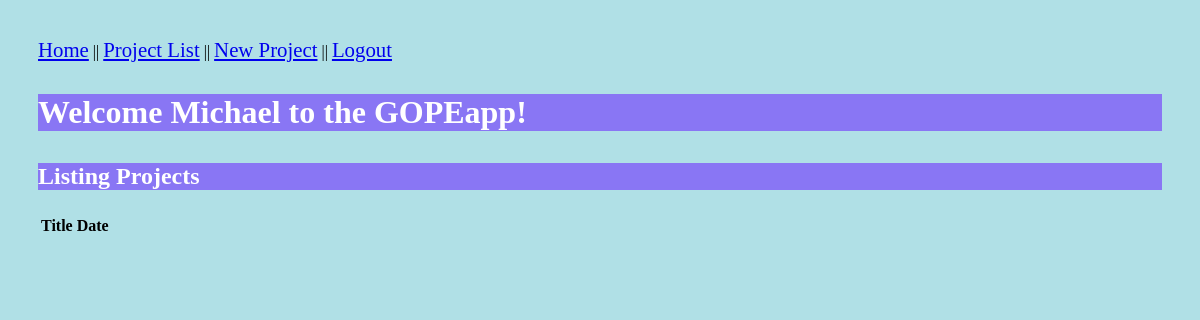
The page /notes (signed in) on the database as committed earlier.
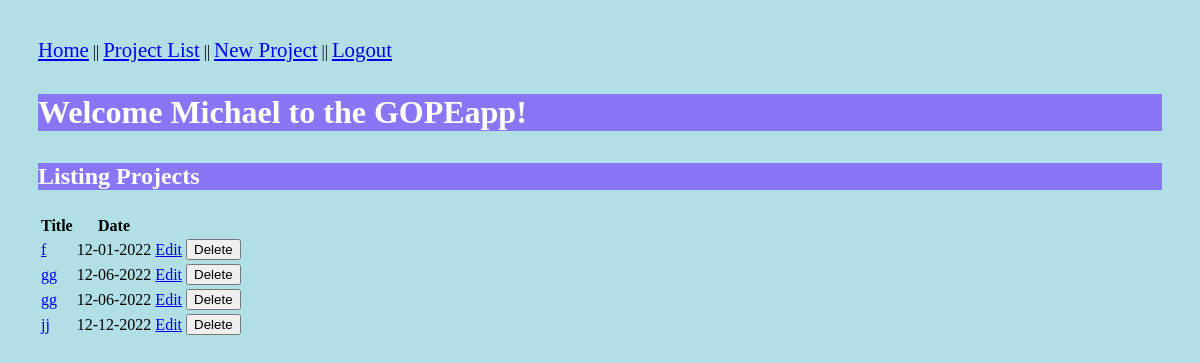
The same page on the database as committed later.
### models.py (models this page shows, shortened)
class Note(db.Model):
    id = db.Column("id", db.Integer, primary_key=True)
    title = db.Column("title", db.String(200))
    text = db.Column("text", db.String(100))
    date = db.Column("date", db.String(50))
    user_id = db.Column(db.Integer, db.ForeignKey("user.id"), nullable=False)
    comments = db.relationship("Comment", backref="note", cascade="all, delete-orphan", lazy=True)
    ratings = db.relationship("Rating", backref="note", cascade="all, delete-orphan", lazy=True)
    uploads = db.relationship("Upload", backref="note", cascade="all, delete-orphan", lazy=True)

### ITSC_3155_Group26_Project.py (the view)
@app.route('/notes')
def get_notes():
    if session.get('user'):
        my_notes = db.session.query(Note).filter_by(user_id=session['user_id']).all()
        return render_template('notes.html', notes=my_notes, user=session['user'])
    else:
        return redirect(url_for('login'))

### templates/notes.html (shortened to what this page needs)
<!DOCTYPE html>
<html lang="en">
    <head>
        <link rel="stylesheet" href="{{ url_for('static', filename='main.css') }}">
    </head>
    <body style="background-color:powderblue;">
	  <nav>
		<a style="font-size:130%;" style="background-color: #8976f4;" style="color:rgb(101, 101, 241);" href="{{ url_for('index') }}"> Home</a> ||
		<a style="font-size:130%;" style="background-color: #8976f4;" style="color:rgb(101, 101, 241);" href="{{ url_for('get_notes') }}"> Project List</a> ||
		<a style="font-size:130%;" style="background-color: #8976f4;" style="color:rgb(101, 101, 241);" href="{{ url_for('new_note') }}"> New Project</a> ||
		<a style="font-size:130%;" style="background-color: #8976f4;" style="color:rgb(101, 101, 241);" href="{{ url_for('logout') }}">Logout</a>
	  </nav>
	  <h1 style="color:rgb(255, 255, 255);"><p style="background-color: #8976f4">Welcome {{user}} to the GOPEapp!</h1>
        <h2 style="color:rgb(255, 255, 255);"><p style="background-color: #8976f4">Listing Projects</h2>
        <table>
		<tr>
			<th>Title</th>
			<th>Date</th>
		</tr>
		{% for note in notes %}
			<tr>
				<td><a href="{{ url_for('get_note', note_id=note.id) }}">{{ note.title }}</a></td>
				<td>{{ note.date }}</td>
				<td><a href="{{ url_for('update_note', note_id=note.id) }}">Edit</a></td>
				<td>
					<form action="{{ url_for('delete_note', note_id=note.id) }}" method="post">
						<input type="submit" value="Delete">
					</form>
				</td>
			</tr>
		{% endfor %}
        </table>
    </body>
</html>

### static/main.css (style rules this page uses)
body { padding: 30px 30px; }
h1 { color:rgb(101, 101, 241); }
h2 { color:rgb(255, 255, 255); background:rgb(101, 101, 241); }

Rows that differ between the two databases and show on the page:
added Note: title "f", date "12-01-2022"
added Note: title "gg", date "12-06-2022"
added Note: title "gg", date "12-06-2022"
added Note: title "jj", date "12-12-2022"
